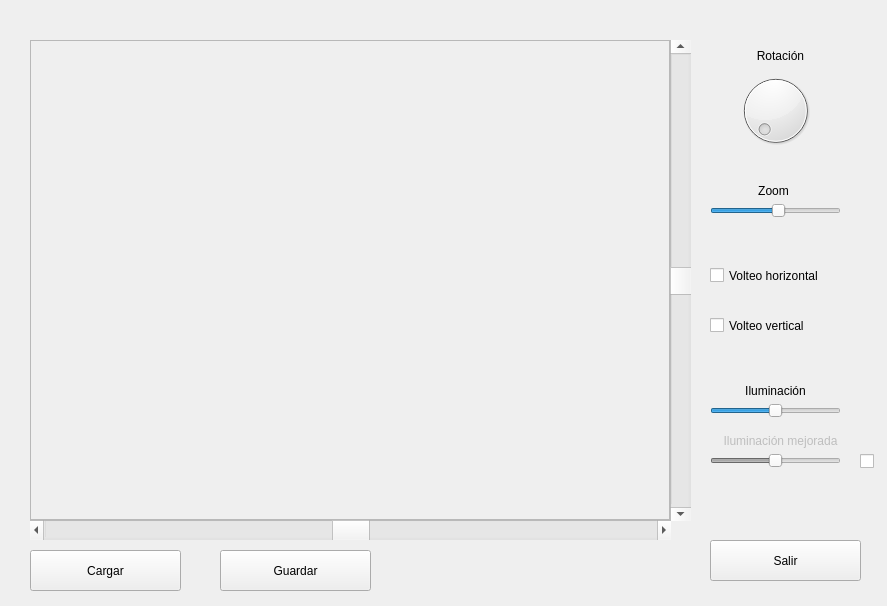
<?xml version="1.0" encoding="UTF-8"?>
<ui version="4.0">
 <class>QMainForm</class>
 <widget class="QWidget" name="QMainForm">
  <property name="geometry">
   <rect>
    <x>0</x>
    <y>0</y>
    <width>887</width>
    <height>606</height>
   </rect>
  </property>
  <property name="windowTitle">
   <string>Procesamiento de imágenes</string>
  </property>
  <widget class="QFrame" name="frameOrig">
   <property name="geometry">
    <rect>
     <x>30</x>
     <y>40</y>
     <width>640</width>
     <height>480</height>
    </rect>
   </property>
   <property name="frameShape">
    <enum>QFrame::StyledPanel</enum>
   </property>
   <property name="frameShadow">
    <enum>QFrame::Raised</enum>
   </property>
  </widget>
  <widget class="QPushButton" name="pushButtonCargar">
   <property name="geometry">
    <rect>
     <x>30</x>
     <y>550</y>
     <width>151</width>
     <height>41</height>
    </rect>
   </property>
   <property name="text">
    <string>Cargar</string>
   </property>
  </widget>
  <widget class="QPushButton" name="pushButtonSalir">
   <property name="geometry">
    <rect>
     <x>710</x>
     <y>540</y>
     <width>151</width>
     <height>41</height>
    </rect>
   </property>
   <property name="text">
    <string>Salir</string>
   </property>
  </widget>
  <widget class="QPushButton" name="pushButtonGuardar">
   <property name="geometry">
    <rect>
     <x>220</x>
     <y>550</y>
     <width>151</width>
     <height>41</height>
    </rect>
   </property>
   <property name="text">
    <string>Guardar</string>
   </property>
  </widget>
  <widget class="QDial" name="dialRot">
   <property name="geometry">
    <rect>
     <x>730</x>
     <y>70</y>
     <width>91</width>
     <height>81</height>
    </rect>
   </property>
   <property name="maximum">
    <number>359</number>
   </property>
  </widget>
  <widget class="QScrollBar" name="horizontalScrollBar">
   <property name="geometry">
    <rect>
     <x>30</x>
     <y>520</y>
     <width>641</width>
     <height>20</height>
    </rect>
   </property>
   <property name="minimum">
    <number>320</number>
   </property>
   <property name="maximum">
    <number>480</number>
   </property>
   <property name="value">
    <number>400</number>
   </property>
   <property name="orientation">
    <enum>Qt::Horizontal</enum>
   </property>
  </widget>
  <widget class="QScrollBar" name="verticalScrollBar">
   <property name="geometry">
    <rect>
     <x>670</x>
     <y>40</y>
     <width>21</width>
     <height>481</height>
    </rect>
   </property>
   <property name="minimum">
    <number>240</number>
   </property>
   <property name="maximum">
    <number>560</number>
   </property>
   <property name="value">
    <number>400</number>
   </property>
   <property name="orientation">
    <enum>Qt::Vertical</enum>
   </property>
  </widget>
  <widget class="QSlider" name="hSliderZoom">
   <property name="geometry">
    <rect>
     <x>710</x>
     <y>200</y>
     <width>131</width>
     <height>21</height>
    </rect>
   </property>
   <property name="maximum">
    <number>19</number>
   </property>
   <property name="singleStep">
    <number>1</number>
   </property>
   <property name="value">
    <number>10</number>
   </property>
   <property name="sliderPosition">
    <number>10</number>
   </property>
   <property name="orientation">
    <enum>Qt::Horizontal</enum>
   </property>
  </widget>
  <widget class="QLabel" name="labelRot">
   <property name="geometry">
    <rect>
     <x>740</x>
     <y>40</y>
     <width>81</width>
     <height>31</height>
    </rect>
   </property>
   <property name="text">
    <string>Rotación</string>
   </property>
   <property name="alignment">
    <set>Qt::AlignCenter</set>
   </property>
  </widget>
  <widget class="QLabel" name="labelZoom">
   <property name="geometry">
    <rect>
     <x>740</x>
     <y>180</y>
     <width>67</width>
     <height>21</height>
    </rect>
   </property>
   <property name="text">
    <string>Zoom</string>
   </property>
   <property name="alignment">
    <set>Qt::AlignCenter</set>
   </property>
  </widget>
  <widget class="QCheckBox" name="checkBoxVHor">
   <property name="geometry">
    <rect>
     <x>710</x>
     <y>260</y>
     <width>151</width>
     <height>31</height>
    </rect>
   </property>
   <property name="text">
    <string>Volteo horizontal</string>
   </property>
  </widget>
  <widget class="QCheckBox" name="checkBoxVVer">
   <property name="geometry">
    <rect>
     <x>710</x>
     <y>310</y>
     <width>151</width>
     <height>31</height>
    </rect>
   </property>
   <property name="text">
    <string>Volteo vertical</string>
   </property>
  </widget>
  <widget class="QSlider" name="hSliderIlum">
   <property name="geometry">
    <rect>
     <x>710</x>
     <y>400</y>
     <width>131</width>
     <height>21</height>
    </rect>
   </property>
   <property name="minimum">
    <number>-255</number>
   </property>
   <property name="maximum">
    <number>255</number>
   </property>
   <property name="value">
    <number>0</number>
   </property>
   <property name="sliderPosition">
    <number>0</number>
   </property>
   <property name="orientation">
    <enum>Qt::Horizontal</enum>
   </property>
  </widget>
  <widget class="QLabel" name="labelIlum">
   <property name="geometry">
    <rect>
     <x>730</x>
     <y>370</y>
     <width>91</width>
     <height>41</height>
    </rect>
   </property>
   <property name="text">
    <string>Iluminación</string>
   </property>
   <property name="alignment">
    <set>Qt::AlignCenter</set>
   </property>
  </widget>
  <widget class="QSlider" name="hSliderIlumMejorada">
   <property name="enabled">
    <bool>false</bool>
   </property>
   <property name="geometry">
    <rect>
     <x>710</x>
     <y>450</y>
     <width>131</width>
     <height>21</height>
    </rect>
   </property>
   <property name="minimum">
    <number>-255</number>
   </property>
   <property name="maximum">
    <number>255</number>
   </property>
   <property name="value">
    <number>0</number>
   </property>
   <property name="sliderPosition">
    <number>0</number>
   </property>
   <property name="orientation">
    <enum>Qt::Horizontal</enum>
   </property>
  </widget>
  <widget class="QLabel" name="labelIlumMejorada">
   <property name="enabled">
    <bool>false</bool>
   </property>
   <property name="geometry">
    <rect>
     <x>700</x>
     <y>420</y>
     <width>161</width>
     <height>41</height>
    </rect>
   </property>
   <property name="text">
    <string>Iluminación mejorada</string>
   </property>
   <property name="alignment">
    <set>Qt::AlignCenter</set>
   </property>
  </widget>
  <widget class="QCheckBox" name="checkBoxIlumMejorada">
   <property name="geometry">
    <rect>
     <x>860</x>
     <y>450</y>
     <width>96</width>
     <height>22</height>
    </rect>
   </property>
   <property name="text">
    <string/>
   </property>
  </widget>
 </widget>
 <resources/>
 <connections>
  <connection>
   <sender>checkBoxIlumMejorada</sender>
   <signal>toggled(bool)</signal>
   <receiver>hSliderIlumMejorada</receiver>
   <slot>setEnabled(bool)</slot>
   <hints>
    <hint type="sourcelabel">
     <x>861</x>
     <y>460</y>
    </hint>
    <hint type="destinationlabel">
     <x>816</x>
     <y>460</y>
    </hint>
   </hints>
  </connection>
  <connection>
   <sender>checkBoxIlumMejorada</sender>
   <signal>toggled(bool)</signal>
   <receiver>labelIlumMejorada</receiver>
   <slot>setEnabled(bool)</slot>
   <hints>
    <hint type="sourcelabel">
     <x>860</x>
     <y>470</y>
    </hint>
    <hint type="destinationlabel">
     <x>840</x>
     <y>442</y>
    </hint>
   </hints>
  </connection>
  <connection>
   <sender>checkBoxIlumMejorada</sender>
   <signal>toggled(bool)</signal>
   <receiver>hSliderIlum</receiver>
   <slot>setDisabled(bool)</slot>
   <hints>
    <hint type="sourcelabel">
     <x>862</x>
     <y>466</y>
    </hint>
    <hint type="destinationlabel">
     <x>838</x>
     <y>416</y>
    </hint>
   </hints>
  </connection>
  <connection>
   <sender>checkBoxIlumMejorada</sender>
   <signal>toggled(bool)</signal>
   <receiver>labelIlum</receiver>
   <slot>setDisabled(bool)</slot>
   <hints>
    <hint type="sourcelabel">
     <x>856</x>
     <y>469</y>
    </hint>
    <hint type="destinationlabel">
     <x>808</x>
     <y>400</y>
    </hint>
   </hints>
  </connection>
 </connections>
</ui>
